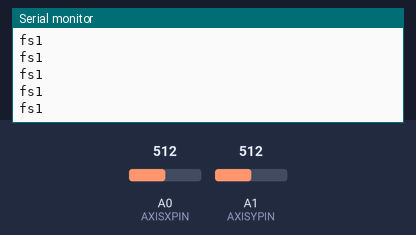
Recording of a sketch running on a simulated Arduino Uno, built with avr-gcc and run on an emulated ATmega328P. Shown: the last lines printed to the serial monitor. The inputs (shaded band) are chosen by the test bench; at power-on: A1 (AXISYPIN) = 512, A0 (AXISXPIN) = 512.

Above: at 1.2 s.
1.3 s: A1 (AXISYPIN) set to 522
2.8 s: A1 (AXISYPIN) set to 544
At 3.3 s:
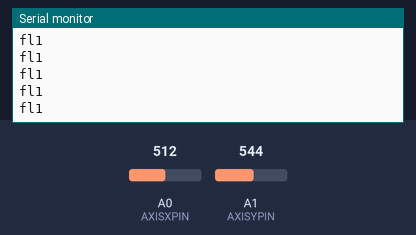
4.7 s: A0 (AXISXPIN) set to 480
At 5.5 s:
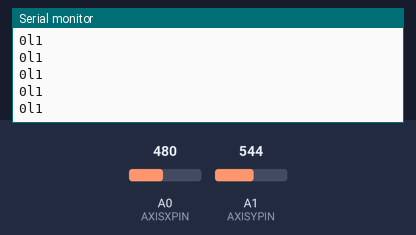
6.6 s: A0 (AXISXPIN) set to 430
8.1 s: A0 (AXISXPIN) set to 410
At 9.1 s:
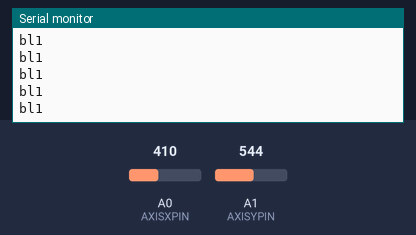

Measured:
- the behaviour switches between 529 and 530 on A1 (AXISYPIN) (found by bisection; images 0 and 1)
- the behaviour switches between 493 and 492 on A0 (AXISXPIN) (found by bisection; images 1 and 2)
- the behaviour switches between 423 and 422 on A0 (AXISXPIN) (found by bisection; images 2 and 3)
- after the input at 2.8 s, the serial monitor: prints a new line after 0.07 s (image 1)
- after the input at 4.7 s, the serial monitor: prints a new line after 0.07 s (image 2)
- after the input at 8.1 s, the serial monitor: prints a new line after 0.07 s (image 3)

The sketch:

senser3.ino
```cpp
#define AXISXPIN 0
#define AXISYPIN 1

#ifndef M_PI
#define M_PI 3.14159265358979
#endif

double gosaX = -15;
double gosaY = -18;


void setup()
{
  Serial.begin(9600);
}


double Map( int iIn, int iIn1, int iIn2, double dOut1, double dOut2, boolean bConstrain = false )
{
  double dValue = (iIn - iIn1) * (dOut2 - dOut1) / (iIn2 - iIn1) + dOut1;
  if (bConstrain)
  {
    double dOutMin, dOutMax;
    if( dOut1 < dOut2 )
    {
      dOutMin= dOut1;
      dOutMax= dOut2;
    }
    else
    {
      dOutMin= dOut2;
      dOutMax= dOut1;
    }
    if( dOutMin > dValue )
    {
      return dOutMin;
    }
    if( dOutMax < dValue )
    {
      return dOutMax;
    }
  }
  return dValue;
}


void make_com(char *com, double katamukiX, double katamukiY)
{
  if (katamukiX > 10){
    com[0] = 'f';
  }
  else if (katamukiX < -10){
    com[0] = 'b';
  }
  else {
    com[0] = '0';
  }

  if (katamukiY > 20){
    com[1] = 'l';
  }
  else if (katamukiY < -20){
    com[1] = 'r';
  }
  else {
    com[1] = 's';
  }

  double kataX = katamukiX * katamukiX;
  double six = 50*50;
  double five = 40*40;
  double four = 30*30;
  double three = 20*20;
  double two = 10*10;

  if (kataX > six){
    com[2] = '5';
  }
  else if (kataX > five){
    com[2] = '4';
  }
  else if (kataX > four){
    com[2] = '3';
  }
  else if (kataX > three){
    com[2] = '2';
  }
  else if (kataX > two){
    com[2] = '1';
  }
  else {
    com[2] = '1';
  }

}


void loop()
{
  int iValueX = analogRead(AXISXPIN);
  int iValueY = analogRead(AXISYPIN);


  double dSinX = Map( iValueX, 301, 721, -1.0, 1.0, true );
  double dSinY = Map( iValueY, 308, 736, -1.0, 1.0, true );

  double dAngleX = asin(dSinX) * 180.0 / M_PI;
  double dAngleY = asin(dSinY) * 180.0 / M_PI;

  double katamukiX = dAngleX - gosaX;
  double katamukiY = dAngleY - gosaY;


  char com[3];
  make_com(com, katamukiX, katamukiY);

  if (com[0] != '0' || com[1] != 's'){
    Serial.print(com[0]);
    Serial.print(com[1]);
    Serial.print(com[2]);
    Serial.println();
  }


}
```
